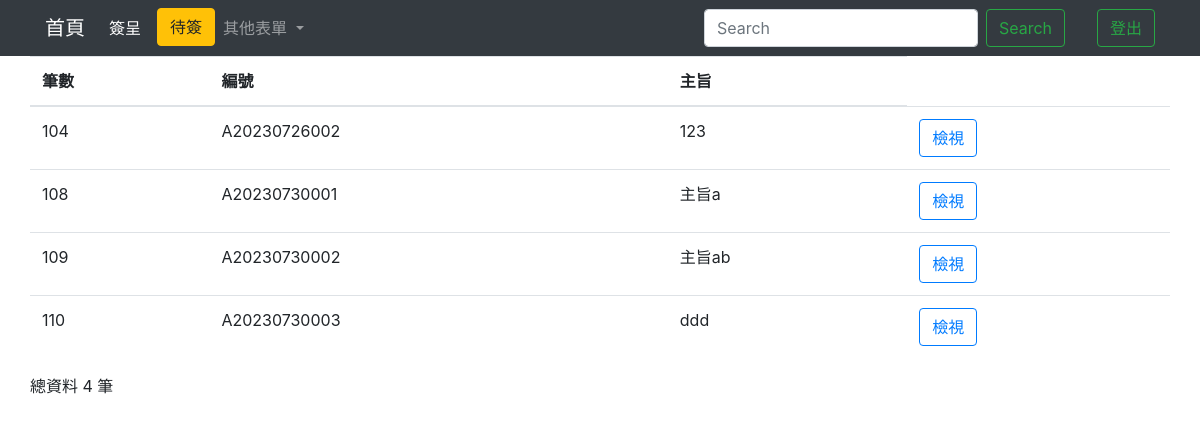
/signallIndex/, run on the app's committed database.
### testapp/models.py (models this page shows)
class Signed (models.Model):
    cNumber = models.CharField(max_length=50, default='', null=False)#編號
    cJob_title = models.CharField(max_length=50,blank=True)#職稱
    cSubject = models.CharField(max_length=255, default='', null=False)#主旨
    cDiscription = models.TextField(blank=True)#說明
    cProposed=models.TextField(blank=True)#擬辦
    cCheck=models.TextField(blank=True)#批示
    home = models.OneToOneField(Home, on_delete=models.CASCADE,default='')

### testapp/views.py (the view)
# urls.py: path('signallIndex/',signallIndex),
def signallIndex(request):
    if request.user.is_authenticated:
        username=request.user.username
        authenticate=request.user.is_staff
        firstname = request.user.first_name
    if 'q' in request.GET:
        q = request.GET['q']
        multiple_q = Q(Q(cNumber__icontains=q) | Q(cSubject__icontains=q))
        signall = Signed.objects.filter(multiple_q)
    else:
        signall = Signed.objects.all().order_by("id")
    signallCount = len(signall)
    return render(request, "signall_Index.html",locals())

### templates/signall_Index.html (shortened to what this page needs)
<!DOCTYPE html>
<html lang="en">
<head>
  <link rel="stylesheet" href="https://cdn.jsdelivr.net/npm/bootstrap@4.6.2/dist/css/bootstrap.min.css">
  {% load static %}
</head>
<body>
  <nav class="navbar navbar-expand-lg navbar-dark bg-dark">
    <div class="container">
      <a class="navbar-brand" href="/homeIndex/">首頁</a>
      <div class="collapse navbar-collapse" id="navbarSupportedContent">
        <ul class="navbar-nav mr-auto">
          <li class="nav-item active">
            <a class="nav-link disabled" >簽呈 <span class="sr-only">(current)</span></a>
          </li>
          <ul class="navbar-nav ml-2">
            <li class="nav-item">
              <button class="btn btn-warning my-2 my-sm-0" id="{{firstname}}" onclick="perosonIndex(event)">待簽</button>
            </li>
          </ul>
          <li class="nav-item dropdown">
            <a class="nav-link dropdown-toggle" href="#" role="button" data-toggle="dropdown" aria-expanded="false">
              其他表單
            </a>
          </li>
        </ul>
        <form class="form-inline my-2 my-lg-0">
          <input class="form-control mr-sm-2" name='q' type="search" placeholder="Search" aria-label="Search">
          <button class="btn btn-outline-success my-2 my-sm-0" type="submit">Search</button>
        </form>
        <ul class="navbar-nav ml-2">
          <li class="nav-item active">
            <a class="nav-link disabled" style="color: green;">{{firstname}} <span class="sr-only">(current)</span></a>
          </li>
        </ul>
        <ul class="navbar-nav ml-2">
          <li class="nav-item">
            <button class="btn btn-outline-success my-2 my-sm-0" onclick="Logout(event)">登出</button>
          </li>
        </ul>
      </div>
    </div>
  </nav>
  <form action="." method="POST">
    <div class="container">
      <div class="row">
        <table class="table">
          <thead>
            <th scope="col">筆數</th>
            <th scope="col">編號</th>
            <th scope="col">主旨</th>
          </thead>
          <tbody>
            {% for unit in signall %}
            <tr>
              <td>{{unit.id}}</td>
              <td>{{unit.cNumber}}</td>
              <td>{{unit.cSubject}}</td>
              <td>
                <button type="button" class="btn btn-outline-primary" id="{{unit.cNumber}}" onclick="View()">檢視</button>
              </td>
            </tr>
            {% endfor %}
          </tbody>
        </table>
      </div>
    </div>
  </form>
  <div class="container">
    <div class="row">
      <p>總資料 {{signallCount}} 筆</p>
    </div>
  </div>
</body>
</html>

### data on the page
Signed: id "104", cNumber "A20230726002", cSubject "123"
Signed: id "108", cNumber "A20230730001", cSubject "主旨a"
Signed: id "109", cNumber "A20230730002", cSubject "主旨ab"
Signed: id "110", cNumber "A20230730003", cSubject "ddd"

### other printed values
{{ signallCount }} "4"
